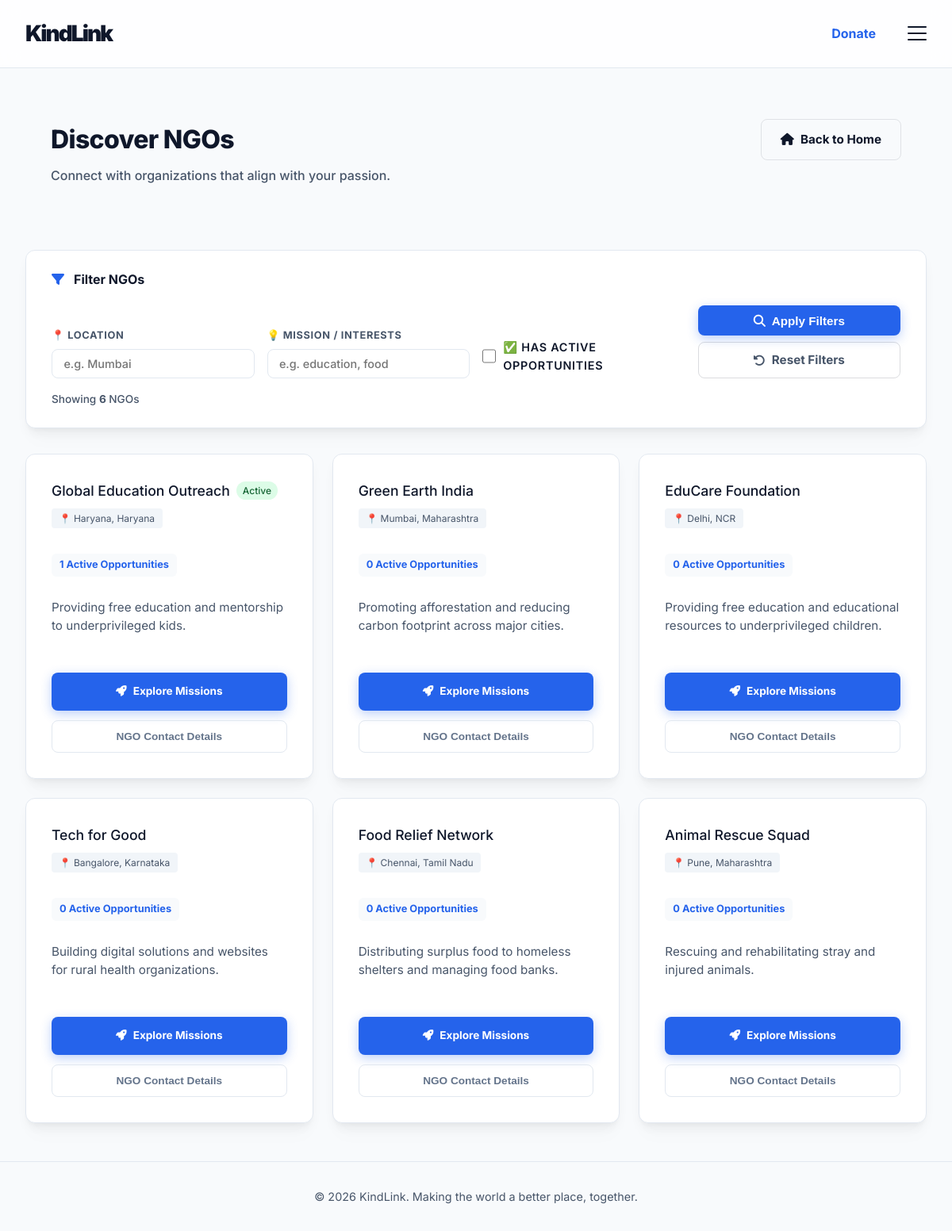
/view_ngos (signed in), run on the app's committed database.
### app.py (models this page shows)
class User(db.Model):
    id = db.Column(db.Integer, primary_key=True)
    role = db.Column(db.String(20), nullable=False) # 'volunteer' or 'ngo'
    name = db.Column(db.String(100), nullable=False)
    email = db.Column(db.String(120), unique=True, nullable=False)
    password = db.Column(db.String(200), nullable=False)
    mobile = db.Column(db.String(20), default='')
    hours_logged = db.Column(db.Integer, default=0)
    badges = db.Column(db.String(200), default='') # comma separated
    location = db.Column(db.String(100), default='Local')
    skills = db.Column(db.String(255), default='') # comma separated
    interests = db.Column(db.String(255), default='')
    availability = db.Column(db.String(100), default='')
    is_available_now = db.Column(db.Boolean, default=False)
    mission = db.Column(db.Text, default='')

### app.py (the view)
@app.route('/view_ngos')
def view_ngos():
    user = None
    if 'user_id' in session:
        user = User.query.get(session['user_id'])
    filter_location = request.args.get('location', '').strip().lower()
    filter_mission  = request.args.get('mission', '').strip().lower()
    filter_active   = request.args.get('active_only', '')
    ngos = User.query.filter_by(role='ngo').all()
    ngo_list = []
    for ngo in ngos:
        active_opp_count = Opportunity.query.filter_by(ngo_id=ngo.id).count()
        if filter_location and filter_location not in (ngo.location or '').lower():
            continue
        if filter_mission and filter_mission not in (ngo.mission or '').lower():
            continue
        if filter_active == 'on' and active_opp_count == 0:
            continue
        ngo_list.append({
            'user': ngo,
            'active_opp_count': active_opp_count
        })
    return render_template('view_ngos.html', ngos=ngo_list,
                           filter_location=filter_location,
                           filter_mission=filter_mission,
                           filter_active=filter_active)

### templates/view_ngos.html (shortened to what this page needs)
{% extends "base.html" %}
{% block content %}
<div class="container" style="padding-top: 2rem;">
    <div class="dashboard-header" style="margin-bottom: 3rem; display: flex; justify-content: space-between; align-items: flex-start; gap: 2rem; flex-wrap: wrap;">
        <div class="header-left">
            <h1 class="responsive-h1" style="font-weight: 800; letter-spacing: -0.02em; margin-bottom: 0.5rem;">Discover NGOs</h1>
            <p class="responsive-p" style="color: var(--text-secondary); font-weight: 500;">Connect with organizations that align with your passion.</p>
        </div>
        <div class="header-right">
            <a href="{{ url_for('index') }}" class="btn btn-outline" style="display: flex; align-items: center; gap: 0.5rem; font-weight: 700; color: var(--text-primary); border-color: rgba(15, 23, 42, 0.1); padding: 0.8rem 1.5rem;">
                <i class="fa-solid fa-house"></i> Back to Home
            </a>
        </div>
    </div>
    <section style="margin-bottom: 2rem;">
        <form method="GET" action="{{ url_for('view_ngos') }}" id="filterForm">
            <div class="glass-card" style="padding: 1.5rem 2rem;">
                <div style="display: flex; align-items: center; gap: 0.75rem; margin-bottom: 1.25rem;">
                    <i class="fa-solid fa-filter" style="color: var(--brand-accent);"></i>
                    <h4 style="margin: 0; font-size: 1rem; font-weight: 700;">Filter NGOs</h4>
                </div>
                <div style="display: grid; grid-template-columns: repeat(auto-fit, minmax(180px, 1fr)); gap: 1rem; align-items: end;">
                    <div>
                        <label style="font-size: 0.8rem; font-weight: 700; color: var(--text-secondary); display: block; margin-bottom: 0.4rem; text-transform: uppercase; letter-spacing: 0.05em;">📍 Location</label>
                        <input type="text" name="location" value="{{ filter_location }}" placeholder="e.g. Mumbai" class="form-control" style="padding: 0.55rem 0.9rem; font-size: 0.9rem;">
                    </div>
                    <div>
                        <label style="font-size: 0.8rem; font-weight: 700; color: var(--text-secondary); display: block; margin-bottom: 0.4rem; text-transform: uppercase; letter-spacing: 0.05em;">💡 Mission / Interests</label>
                        <input type="text" name="mission" value="{{ filter_mission }}" placeholder="e.g. education, food" class="form-control" style="padding: 0.55rem 0.9rem; font-size: 0.9rem;">
                    </div>
                    <div style="display: flex; align-items: center; gap: 0.6rem; padding-bottom: 0.3rem;">
                        <input type="checkbox" id="active_only" name="active_only" value="on" {% if filter_active == 'on' %}checked{% endif %} style="width: 18px; height: 18px; accent-color: var(--brand-accent); cursor: pointer;">
                        <label for="active_only" style="font-size: 0.9rem; font-weight: 600; cursor: pointer; margin: 0;">✅ Has Active Opportunities</label>
                    </div>
                    <div style="display: flex; flex-direction: column; gap: 0.5rem;">
                        <button type="submit" class="btn btn-primary" style="width: 100%; padding: 0.6rem 1rem; font-weight: 700; display: flex; align-items: center; justify-content: center; gap: 0.5rem;">
                            <i class="fa-solid fa-magnifying-glass"></i> Apply Filters
                        </button>
                        <a href="{{ url_for('view_ngos') }}" class="btn btn-outline" style="width: 100%; padding: 0.6rem 1rem; font-weight: 700; display: flex; align-items: center; justify-content: center; gap: 0.5rem; text-align: center; color: var(--text-secondary); border-color: rgba(15,23,42,0.15);">
                            <i class="fa-solid fa-rotate-left"></i> Reset Filters
                        </a>
                    </div>
                </div>
                {% if ngos is defined %}
                <p style="margin-top: 1rem; font-size: 0.85rem; color: var(--text-secondary); font-weight: 500;">
                    Showing <strong>{{ ngos|length }}</strong> NGO{{ 's' if ngos|length != 1 else '' }}
                </p>
                {% endif %}
            </div>
        </form>
    </section>
    <section class="matches-section">
        <div class="matches-grid">
            {% if ngos %}
                {% for item in ngos %}
                <div class="match-card glass-card hover-lift">
                    <div class="match-header">
                        <h4 style="display:flex; align-items:center; gap:0.5rem; flex-wrap:wrap; margin:0;">
                            {{ item.user.name }}
                            {% if item.active_opp_count > 0 %}
                            <span style="font-size:0.75rem; background:#dcfce7; color:#166534; padding:2px 8px; border-radius:12px; white-space:nowrap;">Active</span>
                            {% endif %}
                        </h4>
                        <span class="tag" style="font-size: 0.75rem; width: fit-content;">📍 {{ item.user.location }}</span>
                    </div>
                    <div class="match-info-center">
                        <div style="margin-top: 0.5rem; display: flex; gap: 0.5rem; flex-wrap: wrap;">
                            <span class="badge" style="background: var(--bg-light); color: var(--brand-accent); padding: 4px 10px; border-radius: 6px; font-size: 0.8rem; font-weight: 700;">
                                {{ item.active_opp_count }} Active Opportunities
                            </span>
                        </div>
                        <p class="match-desc" style="margin-top: 1rem;">
                            {{ item.user.mission if item.user.mission else "Dedicated to making a difference in the community." }}
                        </p>
                    </div>
                    <div class="match-actions-end" style="display: flex; flex-direction: column; gap: 0.75rem;">
                        <a href="{{ url_for('ngo_showcase', ngo_id=item.user.id) }}" class="btn btn-primary btn-sm btn-block" style="padding: 0.8rem; border-radius: 8px; font-weight: 700; display: flex; align-items: center; justify-content: center; gap: 0.5rem; background: var(--brand-accent); border: none;">
                            <i class="fa-solid fa-rocket"></i> Explore Missions
                        </a>
                        <button class="btn btn-outline btn-sm btn-block" style="border-color: #e2e8f0; color: #64748b; padding: 0.75rem; border-radius: 8px;"
                                data-name="{{ item.user.name }}"
                                data-email="{{ item.user.email }}"
                                data-mobile="{{ item.user.mobile if item.user.mobile else 'Not Provided' }}"
                                data-location="{{ item.user.location }}"
                                onclick="showNgoDetails(this)">NGO Contact Details</button>
                    </div>
                </div>
                {% endfor %}
            {% else %}
                <div class="empty-state" style="grid-column: 1 / -1; padding: 4rem;">
                    <p style="font-size: 1.1rem;">No NGOs found on the platform yet. Check back soon!</p>
                </div>
            {% endif %}
        </div>
    </section>
</div>
{% endblock %}

### static/css/style.css (style rules this page uses)
:root { --bg-light: #f8fafc; --surface-light: #ffffff; --text-primary: #0f172a; --text-secondary: #475569; --brand-primary: #0f172a; --brand-accent: #2563eb; --brand-accent-soft: rgba(37, 99, 235, 0.08); --border-color: #e2e8f0; --premium-shadow: 0 4px 6px -1px rgba(0, 0, 0, 0.03), 0 10px 15px -3px rgba(0, 0, 0, 0.05), 0 20px 25px -5px rgba(0, 0, 0, 0.02); --error: #ef4444; --success: #10b981; }
* { box-sizing: border-box; margin: 0; padding: 0; }
body { font-family: 'Inter', sans-serif; background-color: var(--bg-light); color: var(--text-primary); line-height: 1.6; overflow-x: hidden; min-height: 100vh; display: flex; flex-direction: column; word-wrap: break-word; overflow-wrap: break-word; }
html { overflow-x: hidden; }
a { color: var(--brand-accent); text-decoration: none; transition: all 0.2s cubic-bezier(0.4, 0, 0.2, 1); font-weight: 600; }
.container { max-width: 1400px; margin: 0 auto; padding: 0 2rem; }
.btn { display: inline-flex; align-items: center; justify-content: center; padding: 0.75rem 1.5rem; border-radius: 8px; font-weight: 700; text-align: center; cursor: pointer; transition: all 0.3s cubic-bezier(0.4, 0, 0.2, 1); border: 1px solid transparent; font-size: 0.95rem; gap: 0.75rem; }
.btn-primary { background-color: var(--brand-accent); color: white; box-shadow: 0 4px 14px 0 rgba(37, 99, 235, 0.3); }
.btn-outline { border: 1px solid var(--border-color); color: var(--text-primary); background: transparent; }
.btn-block { display: block; width: 100%; }
.btn-sm { padding: 0.4rem 0.8rem; font-size: 0.85rem; }
.glass-card, .glass-container { background: #ffffff; border: 1px solid var(--border-color); border-radius: 12px; padding: 2.5rem; transition: all 0.3s cubic-bezier(0.4, 0, 0.2, 1); box-shadow: var(--premium-shadow); }
.glass-card { position: relative; }
label { display: block; margin-bottom: 0.5rem; font-weight: 700; color: var(--text-primary); font-size: 0.85rem; text-transform: uppercase; letter-spacing: 0.05em; }
.form-control { width: 100%; padding: 0.85rem 1.25rem; border-radius: 8px; background-color: #ffffff; border: 1px solid var(--border-color); color: var(--text-primary); font-family: inherit; font-weight: 500; transition: all 0.2s cubic-bezier(0.4, 0, 0.2, 1); }
.dashboard-header { display: flex; justify-content: space-between; align-items: center; padding: 2rem; margin-bottom: 2.5rem; flex-wrap: wrap; gap: 2rem; }
.badges-section, .matches-section, .analytics-section, .opps-section { margin-bottom: 3rem; }
.matches-grid { display: grid; grid-template-columns: repeat(auto-fill, minmax(350px, 1fr)); gap: 1.5rem; margin-top: 1.5rem; }
.match-card { padding: 2rem; display: flex; flex-direction: column; gap: 1.5rem; align-items: stretch; transition: all 0.3s cubic-bezier(0.4, 0, 0.2, 1); }
.match-header { display: flex; flex-direction: column; gap: 0.5rem; }
.match-info-center { flex: 1; display: flex; flex-direction: column; gap: 0.75rem; }
.match-actions-end { display: flex; flex-direction: column; gap: 0.75rem; align-items: stretch; }
.hover-lift { transition: transform 0.3s cubic-bezier(0.4, 0, 0.2, 1), box-shadow 0.3s cubic-bezier(0.4, 0, 0.2, 1); }
.match-desc { color: var(--text-secondary); font-size: 0.95rem; display: -webkit-box; -webkit-line-clamp: 3; line-clamp: 3; -webkit-box-orient: vertical; overflow: hidden; margin: 0; line-height: 1.5; }
.match-header h4 { font-weight: 500; font-size: 1.1rem; }
.match-desc { color: var(--text-secondary); margin-bottom: 1.5rem; font-size: 0.95rem; flex: 1; }
.tag { background-color: #f1f5f9; color: var(--text-secondary); padding: 0.2rem 0.6rem; border-radius: 4px; font-size: 0.8rem; }

### templates/view_ngos.html (style rules this page uses)
.match-card { min-height: 380px; justify-content: space-between; }

### data on the page
User: user.name "Global Education Outreach", user.location "Haryana, Haryana", user "Providing free education and mentorship to underprivileged kids."
User: user.name "Green Earth India", user.location "Mumbai, Maharashtra", user "Promoting afforestation and reducing carbon footprint across major cities."
User: user.name "EduCare Foundation", user.location "Delhi, NCR", user "Providing free education and educational resources to underprivileged children."
User: user.name "Tech for Good", user.location "Bangalore, Karnataka", user "Building digital solutions and websites for rural health organizations."
User: user.name "Food Relief Network", user.location "Chennai, Tamil Nadu", user "Distributing surplus food to homeless shelters and managing food banks."
User: user.name "Animal Rescue Squad", user.location "Pune, Maharashtra", user "Rescuing and rehabilitating stray and injured animals."

### other printed values
{{ ngos|length }} "6"
{{ 's' if ngos|length != 1 else '' }} "s"
{{ item.active_opp_count }} "1" "0" "0" "0" "0" "0"
